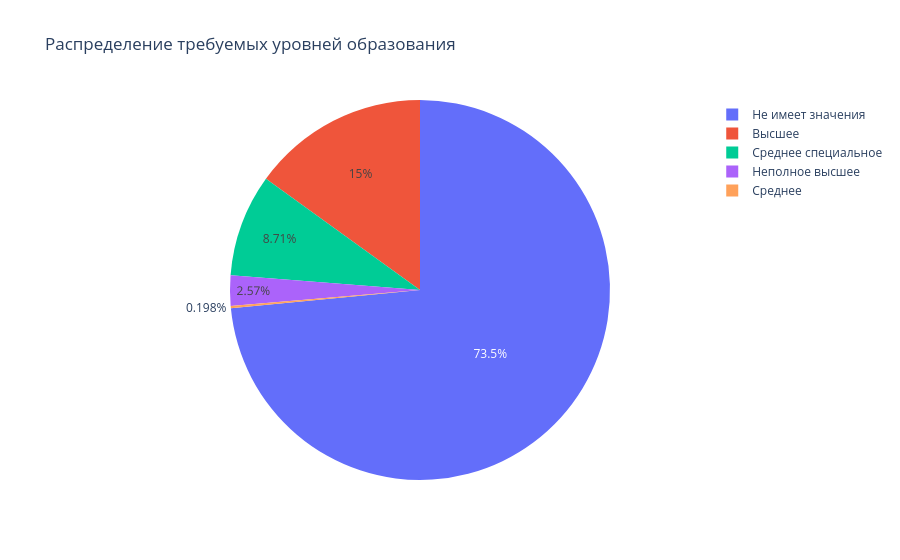

The notebook cell this image was saved under:
### Markdown cell above
### Education

### Code cell
import plotly.express as px
mask_edu = final_df['education'].notna()
data_pie = final_df.loc[mask_edu, 'education']
data_pie = data_pie.value_counts().reset_index()
fig = px.pie(data_pie, names='education', values='count', title='Распределение требуемых уровней образования')
fig.show()

### Figure 1 — Plotly figure (JSON) as saved in the notebook; plotly's stock layout.template omitted (floating-point values rounded to 4 significant figures)
{"data": [{"domain": {"x": [0, 1], "y": [0, 1]}, "hovertemplate": "education=%{label}<br>count=%{value}<extra></extra>", "labels": ["Не имеет значения", "Высшее", "Среднее специальное", "Неполное высшее", "Среднее"], "legendgroup": "", "name": "", "showlegend": true, "type": "pie", "values": [371, 76, 44, 13, 1]}], "layout": {"legend": {"tracegroupgap": 0}, "title": {"text": "Распределение требуемых уровней образования"}}}
